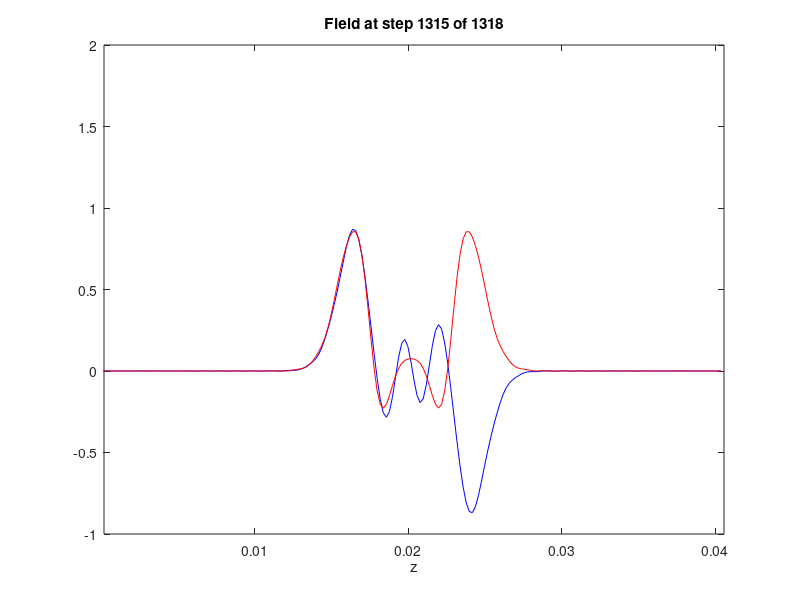

The MATLAB script that drew this image:
% FDTD_Gaussian_source.m
% Basic FDTD Engine with a Gaussian source

% Initialise Matlab/Octave
close all;
clc;
clear all;

% Constants in vacuum 
c0 = 29979458;  % Speed of light
e0 = 8.8541878176e-12; % Permitivity
u0 = 1.2566370614e-6; % Permeability

% Open figure
figure('color', 'w')

%------------------------------------------------------------------------------%
% Source parameters
fmax = 1.5 * 10e9 % 1.5GHz

% Grid 
nmax = 1; % Maximum refraction index 
nlam = 10; % Grid resolution (number of wavelengths)
nbuffer = [100 100]; % Buffer 100 points before and after each point
%% Resolution parameters 

lambda = c0/fmax;
dz = lambda/nmax/nlam

%% Grid size 
nz_grid = sum(nbuffer) + 3; % Number of points on the grid 

%% Griz axis
za = [0:nz_grid-1] * dz

%% Construct device on grid %%
% Initialise material to free space
ER = ones(1, nz_grid);% Relative permeability 
UR = ones(1, nz_grid);% Relative permitivity

% Time step
nbc = sqrt((1)*ER(1));
dt = nbc*dz/(2*c0) % Produce a cell every two time steps 

% Calculate source parameters
tau = 0.5/fmax;
t0 = 5*tau

% Calculate number of time steps
ts = (nmax*nz_grid*dz)/c0
t = 2*t0 + 3*ts % Include each axis
STEPS = ceil(t/dt);

% Calculate source 
t = [0:STEPS-1]*dt;
nz_src = round(nz_grid/2); % Source position
e_src = exp(-((t-t0)/tau).^2);

%% Initialise FDTD parameters %%

% Compute update coefficients
mEy = (c0*dt)./ER; 
mHx = (c0*dt)./UR; 

% Initialise fields
Ey = zeros(1, nz_grid);
Hx = zeros(1, nz_grid);


%% Main Loop %%
for T = 1 : STEPS
  % Update H from E
  for nz = 1: nz_grid-1
      Hx(nz) = Hx(nz) + mHx(nz)*( Ey(nz+1) - Ey(nz))/dz;
  endfor
  Hx(nz_grid) = Hx(nz_grid) + mHx(nz_grid)*( 0 - Ey(nz_grid))/dz;
  %Update E from H
  Ey(1) = Ey(1) + mEy(1)*(Hx(1) - 0)/dz;
  for nz = 2 : nz_grid
    Ey(nz) = Ey(nz) + mEy(nz)*(Hx(nz) - Hx(nz-1))/dz;
  end
  
  % Include source
  Ey(nz_src) = Ey(nz_src) + e_src(T)
  
  % Show status (updates every 10 iterations)
  if ~mod(T,5)
    % show fields
    % d raw1d(ER, Ey, Hz, dz);
    hor_axis = dz:dz:nz_grid*dz;
    plot(za, Ey,'b', za, Hx,'r',linewidth=2);
    xlim([dz nz_grid*dz]);
    xlabel('z');
    title(['Field at step ' num2str(T) ' of ' num2str(STEPS)]);
    drawnow
  endif
  
endfor


